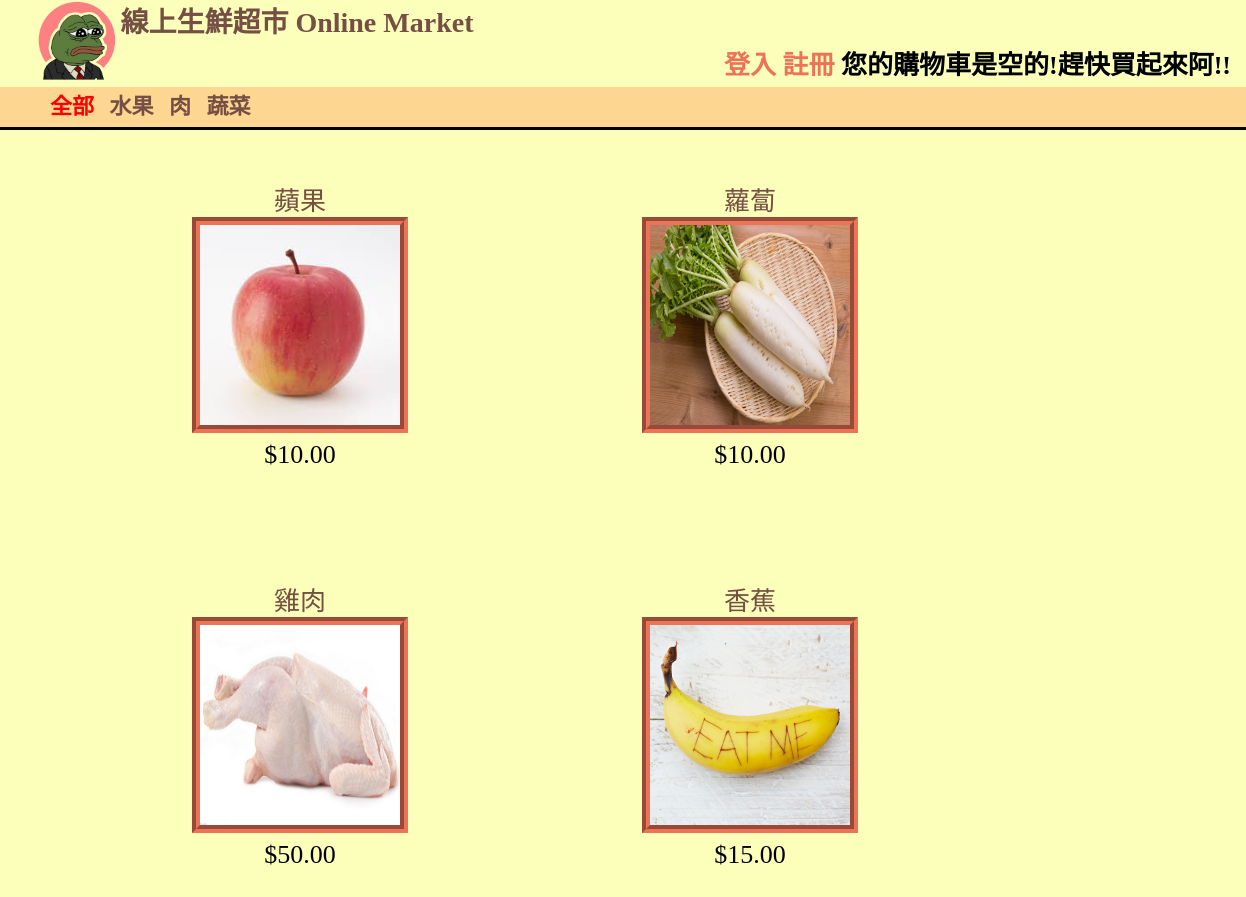
/, run on an earlier commit of the app's database.
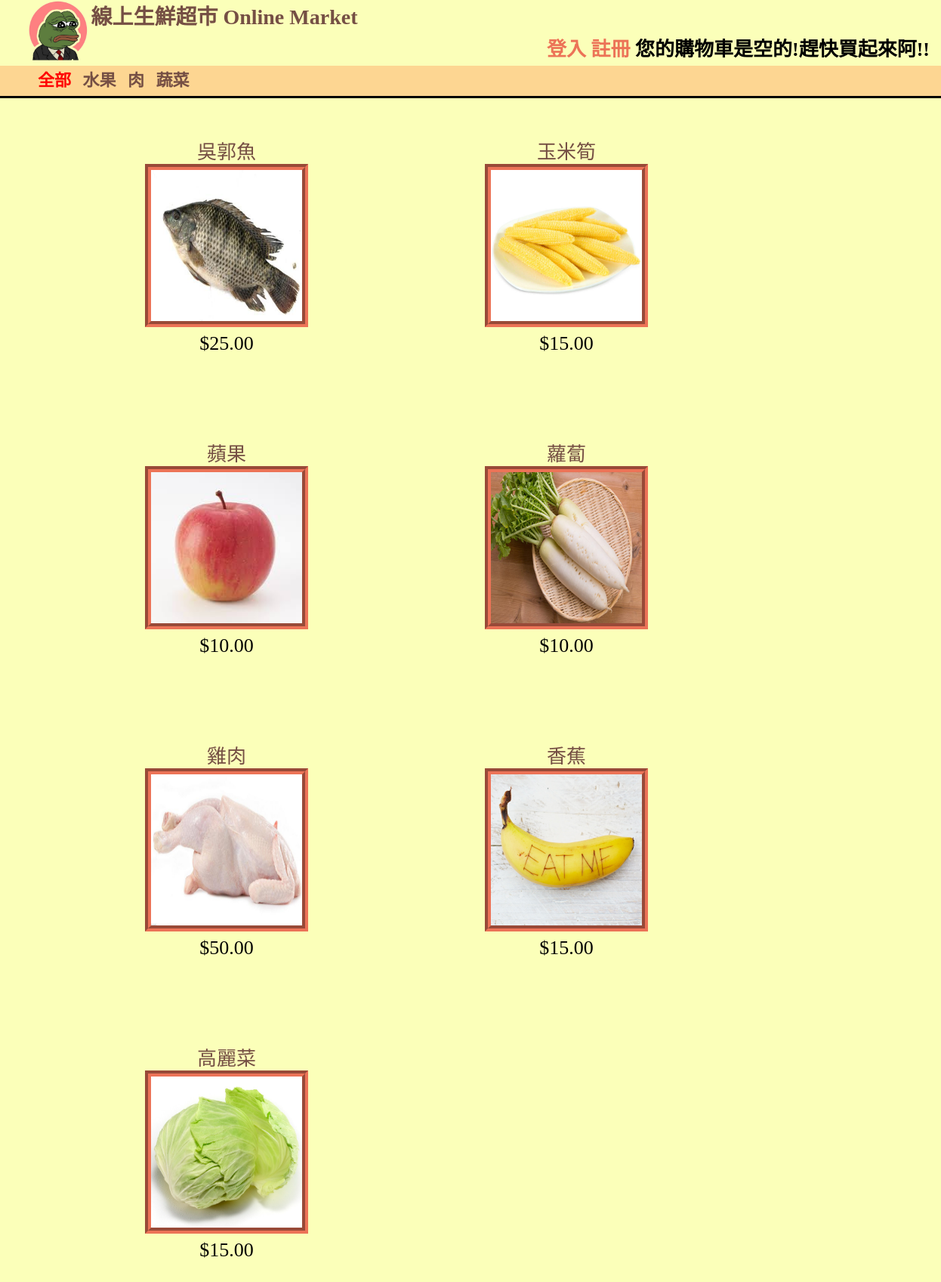
And on a later commit of the database.
### shop/models.py (models this page shows, shortened)
class Category(models.Model):
    name = models.CharField(max_length=200, db_index=True)
    slug = models.SlugField(max_length=200, db_index=True, unique=True)
    class Meta:
        ordering = ('name',)
        verbose_name = 'category'
        verbose_name_plural = 'categories'
    def get_absolute_url(self):
        return reverse('shop:product_list_by_category',
                       args=[self.slug])

class Product(models.Model):
    category = models.ForeignKey(Category, related_name='products')
    name = models.CharField(max_length=200, db_index=True)
    slug = models.SlugField(max_length=200, db_index=True)
    image = models.ImageField(upload_to='products/%Y/%m/%d', blank=True)
    description = models.TextField(blank=True)
    price = models.DecimalField(max_digits=10, decimal_places=2)
    stock = models.PositiveIntegerField()
    available = models.BooleanField(default=True)
    created = models.DateTimeField(auto_now_add=True)
    updated = models.DateTimeField(auto_now=True)
    sell = models.PositiveIntegerField()
    class Meta:
        ordering = ('name',)
        index_together = (('id', 'slug'),)
    def get_absolute_url(self):
        return reverse('shop:product_detail',
                       args=[self.id, self.slug, self.stock])

### shop/views.py (the view)
# urls.py: url(r'^$', views.product_list, name='product_list'),
def product_list(request, category_slug=None):
    category = None
    categories = Category.objects.all()
    products = Product.objects.filter(available=True)
    if category_slug:
        category = get_object_or_404(Category, slug=category_slug)
        products = products.filter(category=category)
    return render(request, 'shop/product/list.html', {'category': category,
                                                      'categories': categories, 'products': products})

### cart/cart.py (called while the page is built)
    def __len__(self):
        return sum(item['quantity'] for item in self.cart.values())

### cart/context_processors.py (called while the page is built)
def cart(request):
        return {'cart': Cart(request)}

### shop/templates/shop/product/list.html (shortened to what this page needs)
{% extends "shop/base.html" %}
{% load staticfiles %}
{% block content %}
    <div id="sidebar">
        <ul>
            <li class="selected">
                <a href="{% url "shop:product_list" %}" style="color: red;margin-left: 10px;">全部</a>
                {% for c in categories %}
                    <a href="{{ c.get_absolute_url }}" style="margin-left: 10px;"> {{ c.name }}</a>
                {% endfor %}
            </li>
        </ul>
    </div>
    <div id="main" class="product-list">
        {% for product in products %}
            <div class="item">
                <a href="{{ product.get_absolute_url }}"> {{ product.name }}</a>
                <br>
                <a href="{{ product.get_absolute_url }}" style="text-decoration: none;">
                    <img src="{% if product.image %}{{ product.image.url }}{% else %}
                                {% static "images/no_image.png" %}{% endif %}" style="width: 200px;height: 200px;border:8px #EC7357 groove;">
                </a>
                <br>
                ${{ product.price }}
            </div>
        {% endfor %}
    </div>
{% endblock %}

### shop/templates/shop/base.html (shortened to what this page needs)
{% load staticfiles %}
<!DOCTYPE html>
<html lang="en">
<head>
    <link href="{% static "css/base.css" %}" rel="stylesheet">
</head>
<body>
    <div id="header">
        <div style="float: left;"><a href="/"><img src={% static "images/logo1.png" %} width="80" height="80"></a></div>
        <div style="float: left;"><a href="/" class="logo">線上生鮮超市 Online Market</a></div>
    </div>
    <div id="subheader">
        <div class="cart">
            {% if request.session.is_login %}
                {{ request.session.user_name }}哈囉~
                <a href="/user/logout/" style="color: #EC7357;">登出</a>
                <a href="/user/reset_pw" style="color: #EC7357;">變更密碼</a>
            {% else %}
                <a href="/user/login/" style="color: #EC7357;">登入</a>
                <a href="/user/register/" style="color: #EC7357;">註冊</a>
            {% endif %}
            {% with total_items=cart|length %}
                {% if cart|length > 0 %}
                   您的購物車有
                    <a href="{% url "cart:cart_detail" %}">
                        {{ total_items }} 件商品, 共
                        ${{ cart.get_total_price }}
                    </a>
                {% else %}
                    您的購物車是空的!趕快買起來阿!!
                {% endif %}
            {% endwith %}
        </div>
    </div>
    <div id="content">
        {% block content %}
        {% endblock %}
    </div>
</body>
</html>

### shop/static/css/base.css (style rules this page uses)
body { background-color: #FBFFB9; margin: 0 auto; font-family:Microsoft JhengHei; }
.logo { text-decoration:none; font-weight: bold; font-size: 28px; margin-left: 3px; width: 100%; text-align: center; }
a { position:relative; text-decoration:none; color: #754F44; }
ul, li { position:relative; }
.cart { font-weight: bold; font-size: 26px; text-align: right; margin-right: 15px; margin-top:4px; }
#content { height: 100%; width: 100%; }
#sidebar { background-color: #FDD692; width: 100%; border-bottom-style:solid; margin-bottom: 50px; line-height: 40px; height: 40px; margin-top: -10px; }
.selected { font-size: 22px; font-weight: bold; list-style-type: none; }
.item { text-align:center; font-size: 26px; height: 300px; width: 300px; float:left; margin-left: 150px; margin-bottom: 100px; }
#header { height: 40px; width: 100%; text-align: center; margin-left: 3%; }

What changed in the data, as far as the page shows it:
added Product: name "吳郭魚", image (picture), price "25.00"
added Product: name "玉米筍", image (picture), price "15.00"
added Product: name "高麗菜", image (picture), price "15.00"
